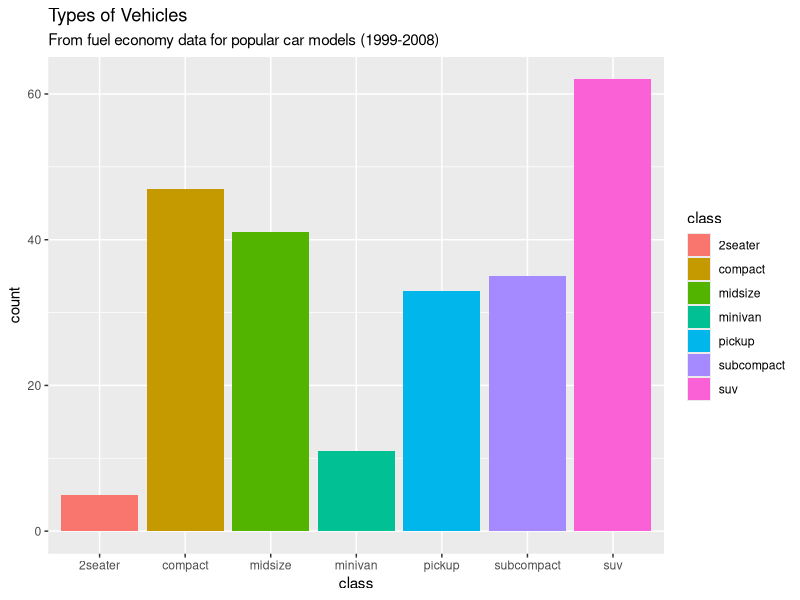

Recreate this plot in R.
## ---- chunk 1
# load libraries and data
library(readr)
library(dplyr)
library(ggplot2)
## ---- chunk 2
# Inspect the mpg builtin dataset
head(mpg)
## ---- chunk 3
#Create a bar chart
bar <- ggplot(data = mpg, aes(x = class)) +   
  geom_bar(aes(fill = class)) +
  labs(title = "Types of Vehicles", subtitle = "From fuel economy data for popular car models (1999-2008)" )
bar
